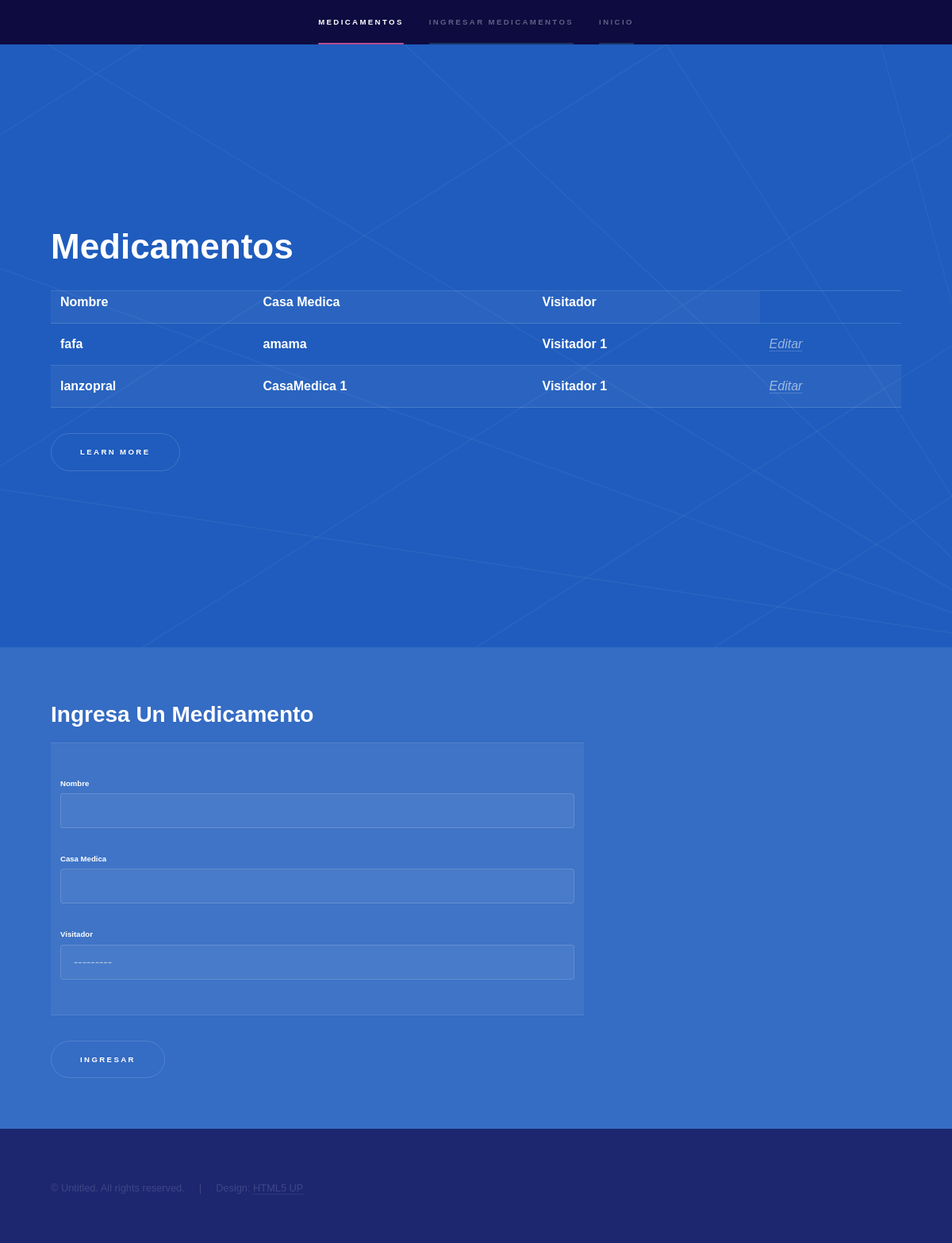
The page /medicamento/medicamento/ on the database its author committed.
### Medicamentos/models.py (models this page shows, shortened)
class Registrar(models.Model):
    Nombre = models.CharField(max_length = 120, blank = True, null = False)
    CasaMedica = models.CharField(max_length = 120, blank = True, null = False)
    Visitador_id = models.ForeignKey('Visitadores.Registrar');

### Visitadores/models.py (models this page shows)
class Registrar(models.Model):
    Nombre = models.CharField(max_length = 120, blank = True, null = False)
    Apellido = models.CharField(max_length = 120, blank = True, null = False)
    Telefono = models.CharField(max_length = 120, blank = True, null = False)
    Email = models.EmailField()
    def __str__(self):
        return self.Nombre

### Medicamentos/views.py (the view)
def medicamentos(request):
    form = MedicamentosModelsForms(request.POST or None)
    queryset = re.objects.all()
    if form.is_valid():
        instance = form.save(commit=False)
        instance.save()
        form = MedicamentosModelsForms()
    context = {
    "form":form,
    "queryset":queryset,
    }
    return render(request,"Medicamentos/Medicamentos.html",context)

### Medicamentos/forms.py
class MedicamentosModelsForms(forms.ModelForm):
    class Meta:
        model = Registrar
        fields = [
        "Nombre",
        "CasaMedica",
        'Visitador_id'
        ]

### templates/Medicamentos/Medicamentos.html (shortened to what this page needs)
{% extends  'baseTemplate/base.html'%}
{% block navBar %}
<li><a href="#intro">Medicamentos</a></li>
<li><a href="#one">Ingresar Medicamentos</a></li>
{% endblock %}
{% block apartados %}
  <section id="intro" class="wrapper style1 fullscreen fade-up">
    <div class="inner">
      <h1>Medicamentos</h1>
      <table id="paciente">
        <tr>
            <th>Nombre</th>
            <th>Casa Medica</th>
            <th>Visitador</th>
            </tr>
            {% for dato in queryset %}
            <tr>
              <th>{{dato.Nombre}}</th>
              <th>{{dato.CasaMedica}}</th>
              <th>{{dato.Visitador_id}}</th>
              <td><a href='editar/{{dato.id}}'><i>Editar</i></a></td>
            </tr>
            {% endfor %}
          </table>
      <ul class="actions">
        <li><a href="#one" class="button scrolly">Learn more</a></li>
      </ul>
    </div>
  </section>
  <section id="one" class="wrapper style2 spotlights">
    <section>
      <div class="content">
        <div class="inner">
          <h2>Ingresa Un Medicamento</h2>
          <form method='POST' action=''>{% csrf_token %}
            <table>
              <td>
                <p><h6>Nombre</h6>{{ form.Nombre }}</p>
                <p><h6>Casa Medica</h6>{{form.CasaMedica}}</p>
                <p><h6>Visitador</h6>{{form.Visitador_id}}</p>
              </td>
            </table>
            <input type = "submit" value = "Ingresar" />
          </form>
        </div>
      </div>
    </section>
  </section>
  {% endblock %}

### rows shown on the page
Registrar: Nombre "fafa", CasaMedica "amama", Visitador_id "Visitador 1"
Registrar: Nombre "lanzopral", CasaMedica "CasaMedica 1", Visitador_id "Visitador 1"
